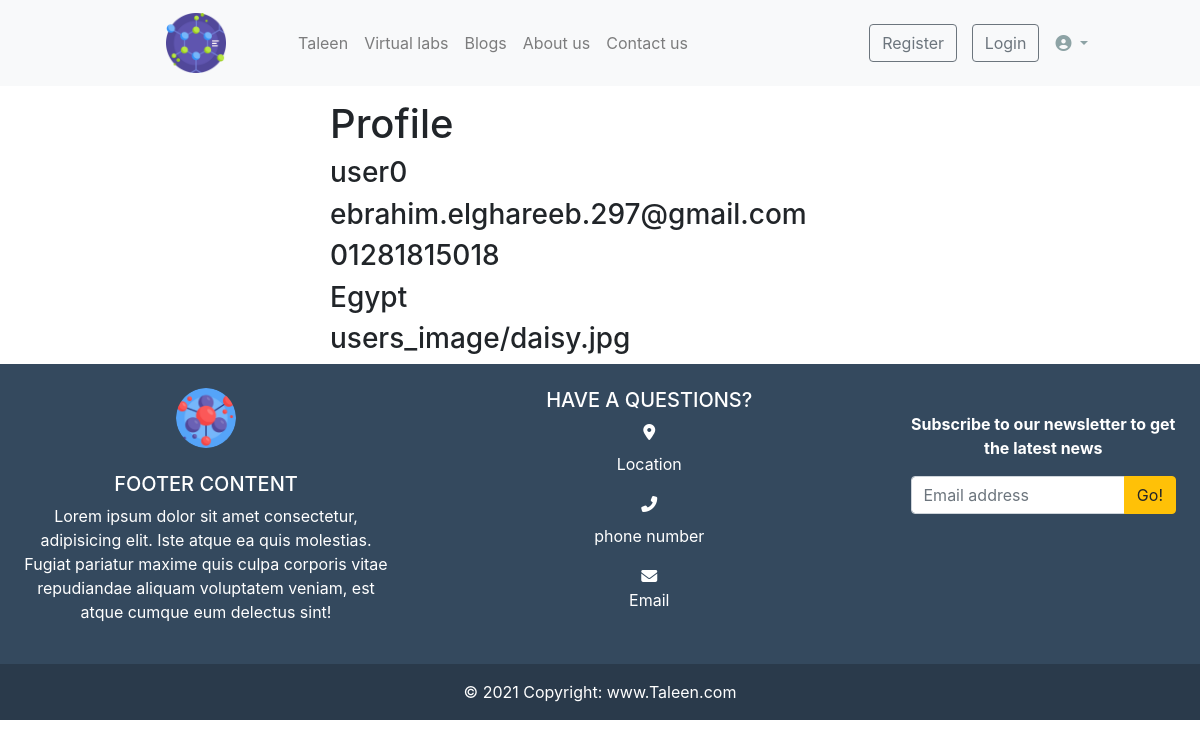
Page /accounts/profile/ (signed in) on the earlier database version.
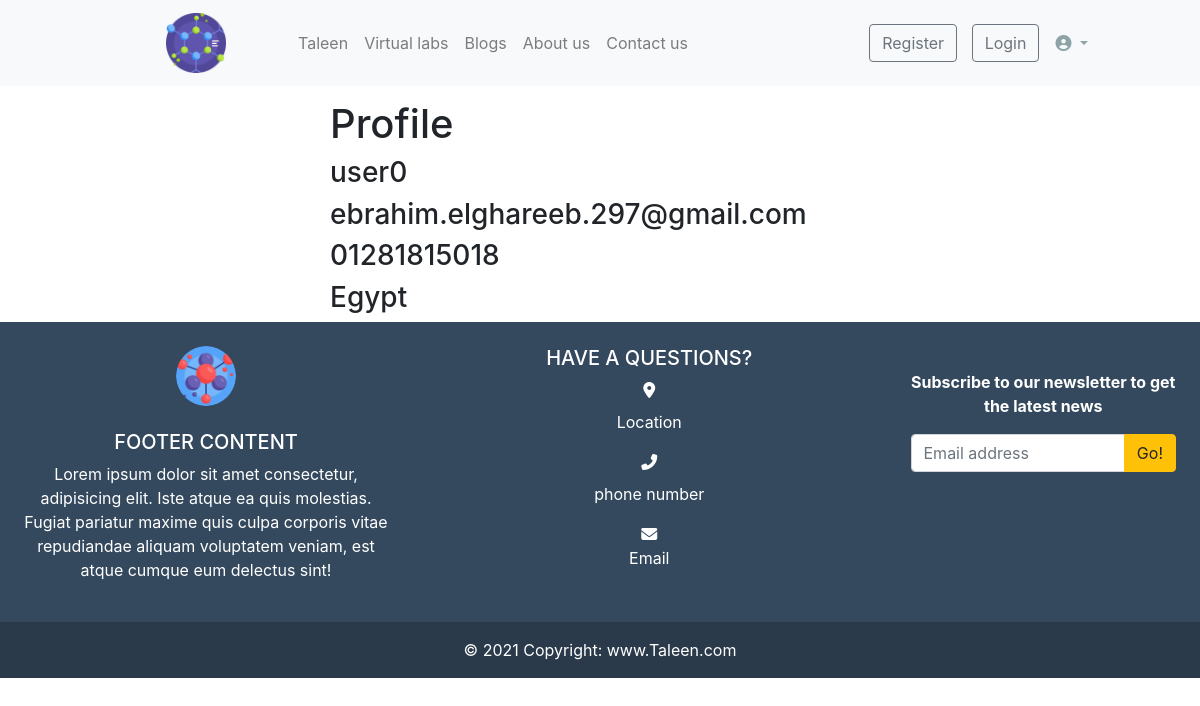
Same page on the later database version.
### accounts/models.py (models this page shows, shortened)
class Profile(models.Model):
   user = models.OneToOneField(User, on_delete=models.CASCADE)
   phone_number = models.CharField(max_length=20, null=True, blank=True)
   image = models.ImageField(upload_to='users_image/', null=True, blank=True)
   address = models.CharField(max_length=50, null=True, blank=True)
   country = CountryField()
   education = models.CharField(max_length=2, choices=EDUCATION, null=True, blank=True)

### accounts/views.py (the view)
# urls.py: path('profile/', views.profile, name='profile'),
@login_required
def profile(request):
   profile = Profile.objects.get(user=request.user)
   context = {'profile':profile}
   return render(request, 'profile/profile.html',context)

### accounts/templates/profile/profile.html (shortened to what this page needs)
{% extends "base.html" %}
{% load static %}
{% load bootstrap4 %}
{% block body %}
<div class="container margin-Top">
  <div class="row">
      <div class="col-md-6 mx-auto">
          <h1>Profile</h1>
          <h3>{{profile.user.username}}</h3>
          <h3>{{profile.user.email}}</h3>
          <h3>{{profile.phone_number}}</h3>
          <h3>{{profile.country.name}}</h3>
          <h3>{{profile.image}}</h3>
      </div>
  </div>
</div>
{% endblock body %}

Differences in the rows shown:
changed Profile "Egypt": image "users_image/daisy.jpg" → (not shown)
